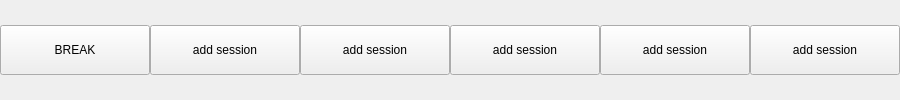
                               <widget class="QWidget" name="widget_5" native="true">
                                <layout class="QHBoxLayout" name="horizontalLayout_12">
                                 <property name="spacing">
                                  <number>0</number>
                                 </property>
                                 <property name="leftMargin">
                                  <number>0</number>
                                 </property>
                                 <property name="topMargin">
                                  <number>0</number>
                                 </property>
                                 <property name="rightMargin">
                                  <number>0</number>
                                 </property>
                                 <property name="bottomMargin">
                                  <number>0</number>
                                 </property>
                                 <item>
                                  <widget class="QWidget" name="time_slot_box_5" native="true">
                                   <layout class="QVBoxLayout" name="verticalLayout_59">
                                    <property name="spacing">
                                     <number>0</number>
                                    </property>
                                    <property name="leftMargin">
                                     <number>0</number>
                                    </property>
                                    <property name="topMargin">
                                     <number>0</number>
                                    </property>
                                    <property name="rightMargin">
                                     <number>0</number>
                                    </property>
                                    <property name="bottomMargin">
                                     <number>0</number>
                                    </property>
                                    <item>
                                     <widget class="QPushButton" name="pushButton_129">
                                      <property name="minimumSize">
                                       <size>
                                        <width>150</width>
                                        <height>50</height>
                                       </size>
                                      </property>
                                      <property name="maximumSize">
                                       <size>
                                        <width>200</width>
                                        <height>50</height>
                                       </size>
                                      </property>
                                      <property name="text">
                                       <string>BREAK</string>
                                      </property>
                                     </widget>
                                    </item>
                                   </layout>
                                  </widget>
                                 </item>
                                 <item>
                                  <widget class="QWidget" name="cell_21" native="true">
                                   <layout class="QVBoxLayout" name="verticalLayout_60">
                                    <property name="spacing">
                                     <number>0</number>
                                    </property>
                                    <property name="leftMargin">
                                     <number>0</number>
                                    </property>
                                    <property name="topMargin">
                                     <number>0</number>
                                    </property>
                                    <property name="rightMargin">
                                     <number>0</number>
                                    </property>
                                    <property name="bottomMargin">
                                     <number>0</number>
                                    </property>
                                    <item>
                                     <layout class="QVBoxLayout" name="list_21">
                                      <item>
                                       <widget class="QPushButton" name="add_cell_21">
                                        <property name="minimumSize">
                                         <size>
                                          <width>150</width>
                                          <height>50</height>
                                         </size>
                                        </property>
                                        <property name="maximumSize">
                                         <size>
                                          <width>200</width>
                                          <height>50</height>
                                         </size>
                                        </property>
                                        <property name="text">
                                         <string>add session</string>
                                        </property>
                                       </widget>
                                      </item>
                                     </layout>
                                    </item>
                                   </layout>
                                  </widget>
                                 </item>
                                 <item>
                                  <widget class="QWidget" name="cell_22" native="true">
                                   <layout class="QVBoxLayout" name="verticalLayout_61">
                                    <property name="spacing">
                                     <number>0</number>
                                    </property>
                                    <property name="leftMargin">
                                     <number>0</number>
                                    </property>
                                    <property name="topMargin">
                                     <number>0</number>
                                    </property>
                                    <property name="rightMargin">
                                     <number>0</number>
                                    </property>
                                    <property name="bottomMargin">
                                     <number>0</number>
                                    </property>
                                    <item>
                                     <layout class="QVBoxLayout" name="list_22">
                                      <item>
                                       <widget class="QPushButton" name="add_cell_22">
                                        <property name="minimumSize">
                                         <size>
                                          <width>150</width>
                                          <height>50</height>
                                         </size>
                                        </property>
                                        <property name="maximumSize">
                                         <size>
                                          <width>200</width>
                                          <height>50</height>
                                         </size>
                                        </property>
                                        <property name="text">
                                         <string>add session</string>
                                        </property>
                                       </widget>
                                      </item>
                                     </layout>
                                    </item>
                                   </layout>
                                  </widget>
                                 </item>
                                 <item>
                                  <widget class="QWidget" name="cell_23" native="true">
                                   <layout class="QVBoxLayout" name="verticalLayout_62">
                                    <property name="spacing">
                                     <number>0</number>
                                    </property>
                                    <property name="leftMargin">
                                     <number>0</number>
                                    </property>
                                    <property name="topMargin">
                                     <number>0</number>
                                    </property>
                                    <property name="rightMargin">
                                     <number>0</number>
                                    </property>
                                    <property name="bottomMargin">
                                     <number>0</number>
                                    </property>
                                    <item>
                                     <layout class="QVBoxLayout" name="list_23">
                                      <item>
                                       <widget class="QPushButton" name="add_cell_23">
                                        <property name="minimumSize">
                                         <size>
                                          <width>150</width>
                                          <height>50</height>
                                         </size>
                                        </property>
                                        <property name="maximumSize">
                                         <size>
                                          <width>200</width>
                                          <height>50</height>
                                         </size>
                                        </property>
                                        <property name="text">
                                         <string>add session</string>
                                        </property>
                                       </widget>
                                      </item>
                                     </layout>
                                    </item>
                                   </layout>
                                  </widget>
                                 </item>
                                 <item>
                                  <widget class="QWidget" name="cell_24" native="true">
                                   <layout class="QVBoxLayout" name="verticalLayout_63">
                                    <property name="spacing">
                                     <number>0</number>
                                    </property>
                                    <property name="leftMargin">
                                     <number>0</number>
                                    </property>
                                    <property name="topMargin">
                                     <number>0</number>
                                    </property>
                                    <property name="rightMargin">
                                     <number>0</number>
                                    </property>
                                    <property name="bottomMargin">
                                     <number>0</number>
                                    </property>
                                    <item>
                                     <layout class="QVBoxLayout" name="list_24">
                                      <item>
                                       <widget class="QPushButton" name="add_cell_24">
                                        <property name="minimumSize">
                                         <size>
                                          <width>150</width>
                                          <height>50</height>
                                         </size>
                                        </property>
                                        <property name="maximumSize">
                                         <size>
                                          <width>200</width>
                                          <height>50</height>
                                         </size>
                                        </property>
                                        <property name="text">
                                         <string>add session</string>
                                        </property>
                                       </widget>
                                      </item>
                                     </layout>
                                    </item>
                                   </layout>
                                  </widget>
                                 </item>
                                 <item>
                                  <widget class="QWidget" name="cell_25" native="true">
                                   <layout class="QVBoxLayout" name="verticalLayout_64">
                                    <property name="spacing">
                                     <number>0</number>
                                    </property>
                                    <property name="leftMargin">
                                     <number>0</number>
                                    </property>
                                    <property name="topMargin">
                                     <number>0</number>
                                    </property>
                                    <property name="rightMargin">
                                     <number>0</number>
                                    </property>
                                    <property name="bottomMargin">
                                     <number>0</number>
                                    </property>
                                    <item>
                                     <layout class="QVBoxLayout" name="list_25">
                                      <item>
                                       <widget class="QPushButton" name="add_cell_25">
                                        <property name="minimumSize">
                                         <size>
                                          <width>150</width>
                                          <height>50</height>
                                         </size>
                                        </property>
                                        <property name="maximumSize">
                                         <size>
                                          <width>200</width>
                                          <height>50</height>
                                         </size>
                                        </property>
                                        <property name="text">
                                         <string>add session</string>
                                        </property>
                                       </widget>
                                      </item>
                                     </layout>
                                    </item>
                                   </layout>
                                  </widget>
                                 </item>
                                </layout>
                               </widget>
